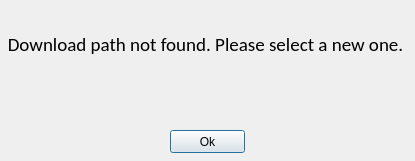
<?xml version="1.0" encoding="UTF-8"?>
<ui version="4.0">
 <class>Dialog</class>
 <widget class="QDialog" name="Dialog">
  <property name="geometry">
   <rect>
    <x>0</x>
    <y>0</y>
    <width>415</width>
    <height>161</height>
   </rect>
  </property>
  <property name="maximumSize">
   <size>
    <width>415</width>
    <height>161</height>
   </size>
  </property>
  <property name="windowTitle">
   <string>Dialog</string>
  </property>
  <widget class="QLabel" name="dialog_label">
   <property name="geometry">
    <rect>
     <x>0</x>
     <y>-1</y>
     <width>411</width>
     <height>91</height>
    </rect>
   </property>
   <property name="font">
    <font>
     <family>Calibri</family>
     <pointsize>14</pointsize>
    </font>
   </property>
   <property name="frameShape">
    <enum>QFrame::NoFrame</enum>
   </property>
   <property name="text">
    <string>Download path not found. Please select a new one.</string>
   </property>
   <property name="alignment">
    <set>Qt::AlignCenter</set>
   </property>
  </widget>
  <widget class="QPushButton" name="dialog_pushButton">
   <property name="geometry">
    <rect>
     <x>170</x>
     <y>130</y>
     <width>75</width>
     <height>23</height>
    </rect>
   </property>
   <property name="text">
    <string>Ok</string>
   </property>
  </widget>
 </widget>
 <resources/>
 <connections/>
</ui>
